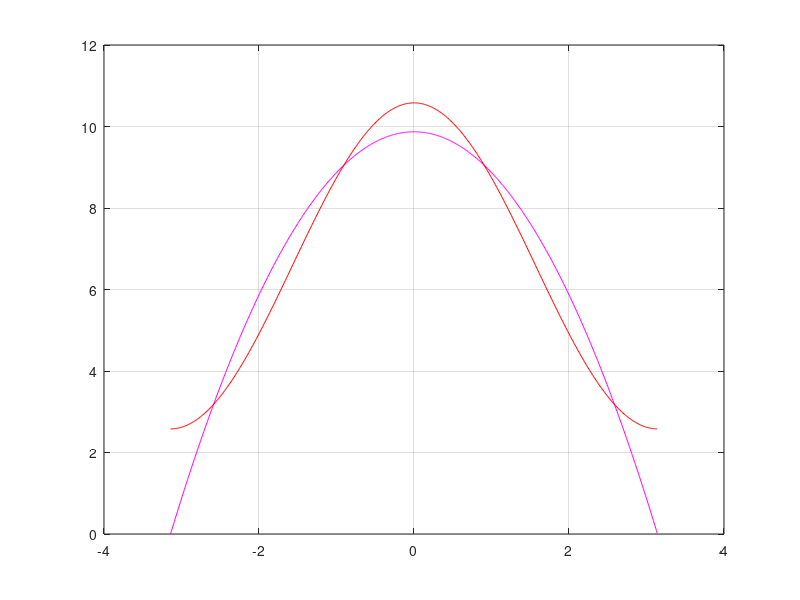
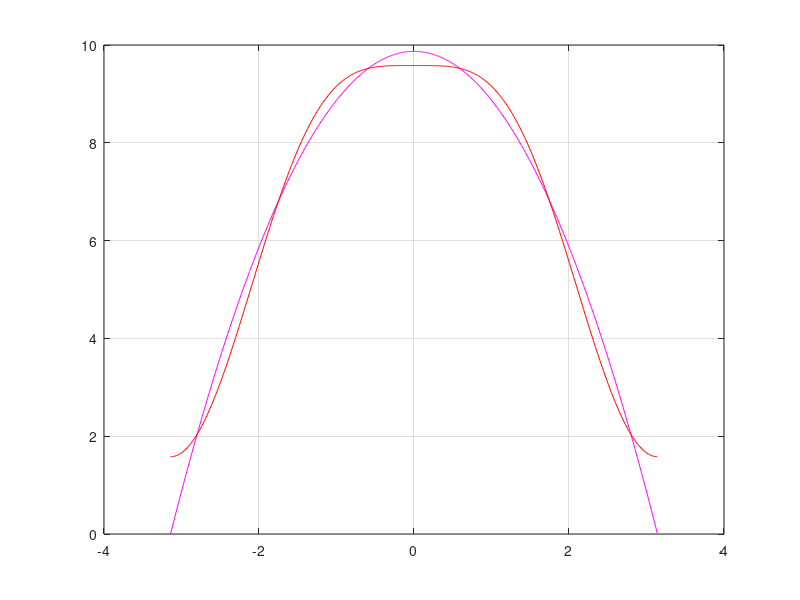
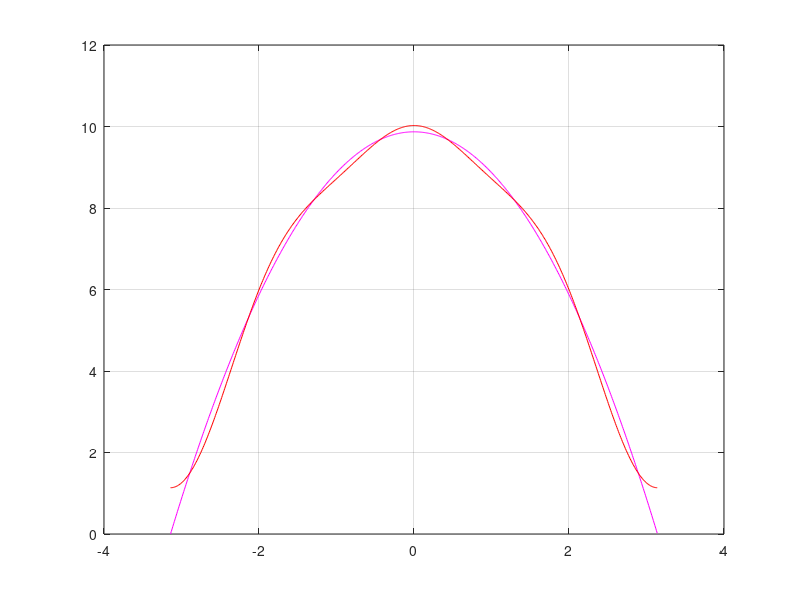
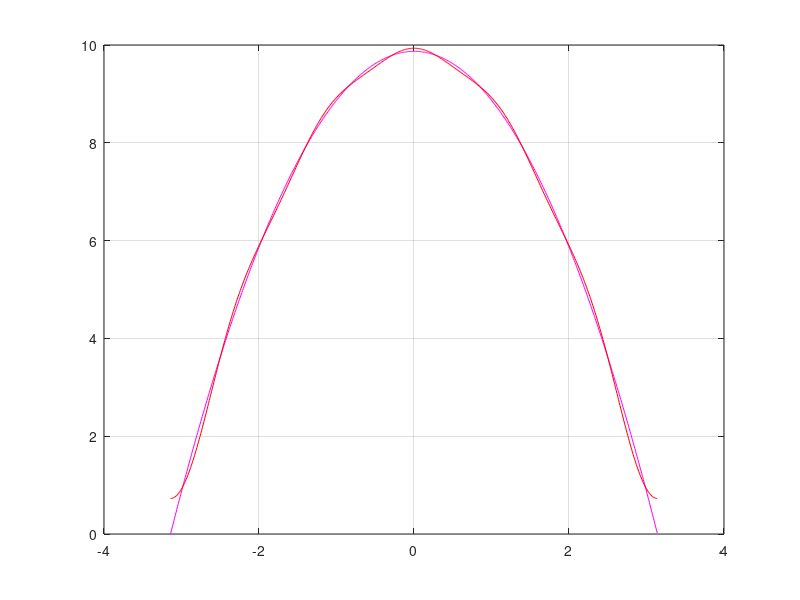

These charts were generated, in order, by the following MATLAB code:
clc;
clear;

y=0;

t = -pi:0.01:pi;
x = pi^2 - t.^2;

for n=1:1:10
    y = y + (((-1)^n)*(-4*cos(n*t)))/(n^2);
    if(n==1 | n==2 | n==3 | n==5 | n==10)
        figure(n);
        z = (2*pi^2)/3 + y;
        plot(t,x,'m',t,z,'r');grid on;
        hold on;
    end
end

